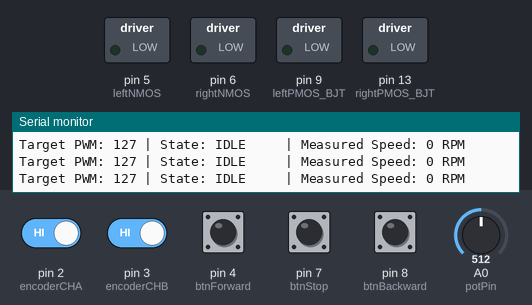
This sketch was run on a simulated Arduino Uno, built with avr-gcc and run on an emulated ATmega328P. Shown: switched loads named in the sketch (green lamp = pin HIGH), the last lines printed to the serial monitor. Inputs (shaded band) come from the test bench; at power-on: pin 2 (encoderCHA), pin 3 (encoderCHB), pin 4 (btnForward), pin 7 (btnStop), pin 8 (btnBackward) HIGH, A0 (potPin) = 512.

Above: at 1.2 s.
1.3 s: pin 4 (btnForward) pulled LOW for 0.15 s
At 1.8 s:
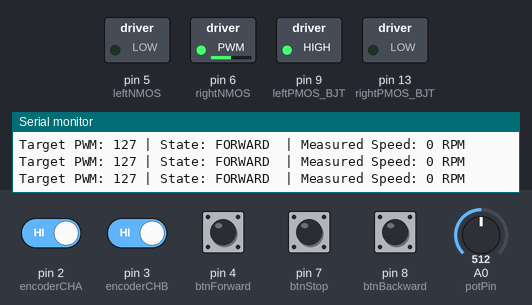
2.9 s: A0 (potPin) set to 1023
11.9 s: A0 (potPin) set to 306
14.9 s: pin 8 (btnBackward) pulled LOW for 1 s
At 16.8 s:
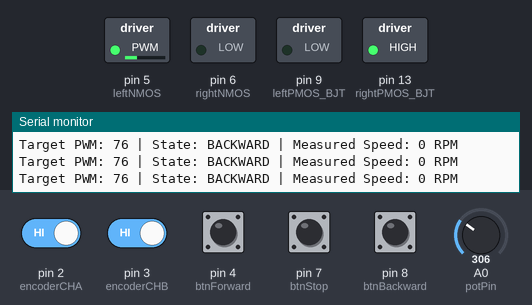
17.9 s: pin 7 (btnStop) pulled LOW for 0.15 s
At 20.31 s:
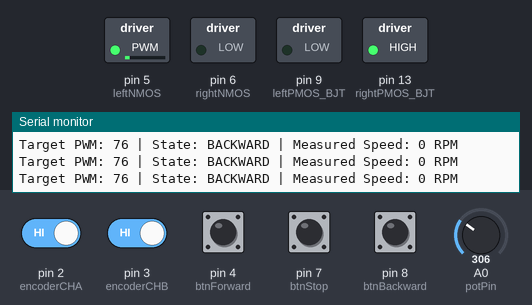
20.9 s: pin 4 (btnForward) pulled LOW for 1 s
At 22.8 s:
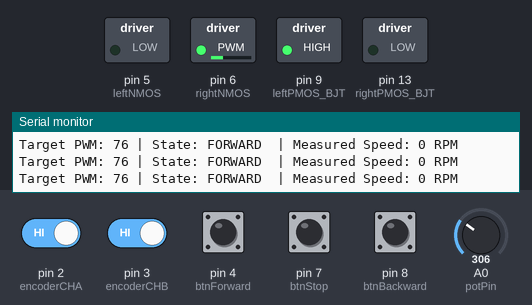
Timing chart, 0 to 24.3 s (numbered marks = the images above; inputs shaded):
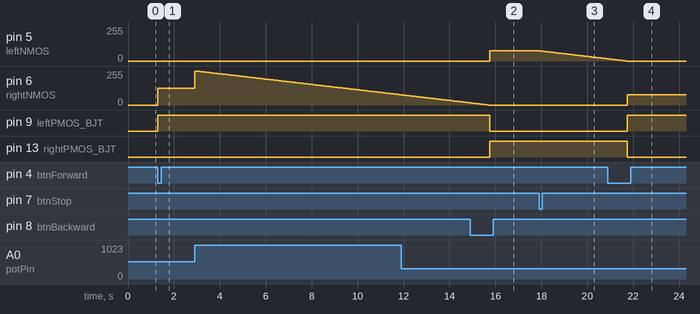

The sketch:

Hbridge_main_raw.ino
```cpp
// =====================================================
// EEE-4202 INDUSTRIAL ELECTRONICS & DRIVES
// SYMMETRIC PINOUT: LEFT DRIVERS (12/11), RIGHT DRIVERS (3/2)
// ENCODERS ON D6/D5 (PIN CHANGE INTERRUPTS)
// =====================================================

// --- 1. DRIVER PINS (SYMMETRIC LEFT/RIGHT) ---
const int leftPMOS_BJT  = 9; // Left High-Side BJT Level Shifter
const int leftNMOS      = 5; // Left Low-Side NMOS PWM

const int rightPMOS_BJT = 13;  // Right High-Side BJT Level Shifter
const int rightNMOS     = 6;  // Right Low-Side NMOS PWM

// --- 2. MIDDLE LOGIC PINS (BUTTONS & ENCODERS) ---
const int btnForward  = 4;
const int btnStop     = 7;
const int btnBackward = 8;

const int encoderCHA  = 2;    // Encoder Channel A (Pin Change INT)
const int encoderCHB  = 3;    // Encoder Channel B (Pin Change INT)

// --- 3. SEPARATE ANALOG INPUT ---
const int potPin      = A0;   // Speed Target Reference

// --- CONTROL CONSTANTS & SYSTEM STATE ---
const int maxSafePWM = 244;
enum MotorState { IDLE, FORWARD, BACKWARD };
MotorState systemState = IDLE;

int targetSpeedPWM = 0;
int currentSpeedPWM = 0;

volatile long pulseCount = 0;
unsigned long lastObserverCheck = 0;
const unsigned long sampleInterval = 100; // 100ms telemetry window

// Function Prototypes
void gradualDeceleration();
void allPinsLow();

// ================= SETUP =================
void setup() {
  Serial.begin(9600);
  Serial.println("--- Symmetric H-Bridge Control (Encoders D6/D5) Active ---");

  // Output Drivers
  pinMode(leftPMOS_BJT, OUTPUT);
  pinMode(leftNMOS, OUTPUT);
  pinMode(rightPMOS_BJT, OUTPUT);
  pinMode(rightNMOS, OUTPUT);

  // Buttons (Internal Pull-ups)
  pinMode(btnForward, INPUT_PULLUP);
  pinMode(btnStop, INPUT_PULLUP);
  pinMode(btnBackward, INPUT_PULLUP);

  // Encoders (Internal Pull-ups)
  pinMode(encoderCHA, INPUT_PULLUP);
  pinMode(encoderCHB, INPUT_PULLUP);

  // Enable Pin Change Interrupts on D5 and D6 (Port D: PCINT21 & PCINT22)
  PCICR |= (1 << PCIE2);     // Enable PCINT2 interrupt vector (Pins D0-D7)
  PCMSK2 |= (1 << PCINT21) | (1 << PCINT22); // Enable mask for D5 and D6

  allPinsLow();
}

// ================= MAIN LOOP =================
void loop() {
  // Read Potentiometer
  int potValue = analogRead(potPin);
  targetSpeedPWM = map(potValue, 0, 1023, 0, 255);

  unsigned long currentTime = millis();

  // 100ms Observer Window for RPM Telemetry
  if (currentTime - lastObserverCheck >= sampleInterval) {
    noInterrupts();
    long currentPulses = abs(pulseCount);
    pulseCount = 0; // Clear sample window counter
    interrupts();

    long measuredRPM = 0;
    if (systemState != IDLE) {
      measuredRPM = (currentPulses * 600L) / 7L; // Standard 7 PPR formula
    }

    Serial.print("Target PWM: ");
    Serial.print(targetSpeedPWM);
    Serial.print(" | State: ");
    if (systemState == FORWARD) Serial.print("FORWARD ");
    else if (systemState == BACKWARD) Serial.print("BACKWARD");
    else Serial.print("IDLE    ");

    Serial.print(" | Measured Speed: ");
    Serial.print(measuredRPM);
    Serial.println(" RPM");

    // PWM Safety Protection
    if (targetSpeedPWM > maxSafePWM && systemState != IDLE) {
      Serial.println("!!! PWM SAFETY LIMIT EXCEEDED - BRAKING !!!");
      gradualDeceleration();
    }

    lastObserverCheck = currentTime;
  }

  // Button Inputs
  if (digitalRead(btnForward) == LOW && systemState == IDLE) {
    systemState = FORWARD;
  } else if (digitalRead(btnBackward) == LOW && systemState == IDLE) {
    systemState = BACKWARD;
  } else if (digitalRead(btnStop) == LOW && systemState != IDLE) {
    gradualDeceleration();
  }

  // H-Bridge Execution
  switch (systemState) {
    case FORWARD:
      digitalWrite(leftPMOS_BJT, HIGH);
      digitalWrite(rightPMOS_BJT, LOW);
      digitalWrite(leftNMOS, LOW);

      currentSpeedPWM = targetSpeedPWM;
      analogWrite(rightNMOS, currentSpeedPWM); // Output to D2
      break;

    case BACKWARD:
      digitalWrite(leftPMOS_BJT, LOW);
      digitalWrite(rightPMOS_BJT, HIGH);
      digitalWrite(rightNMOS, LOW);

      currentSpeedPWM = targetSpeedPWM;
      analogWrite(leftNMOS, currentSpeedPWM); // Output to D11
      break;

    case IDLE:
      allPinsLow();
      break;
  }
}

// ================= PIN CHANGE INTERRUPT SERVICE ROUTINE =================
ISR(PCINT2_vect) {
  static int lastEncoded = 0;
  int MSB = digitalRead(encoderCHA);
  int LSB = digitalRead(encoderCHB);

  int encoded = (MSB << 1) | LSB;
  int sum = (lastEncoded << 2) | encoded;

  if (sum == 0b1101 || sum == 0b0100 || sum == 0b0010 || sum == 0b1011) pulseCount++;
  if (sum == 0b1110 || sum == 0b1000 || sum == 0b0001 || sum == 0b0111) pulseCount--;

  lastEncoded = encoded;
}

// ================= SAFETY FUNCTIONS =================
void gradualDeceleration() {
  for (int speed = currentSpeedPWM; speed >= 0; speed--) {
    if (systemState == FORWARD) analogWrite(rightNMOS, speed);
    else if (systemState == BACKWARD) analogWrite(leftNMOS, speed);
    delay(50);
  }
  currentSpeedPWM = 0;
  systemState = IDLE;
  allPinsLow();
}

void allPinsLow() {
  digitalWrite(leftPMOS_BJT, LOW);
  digitalWrite(leftNMOS, LOW);
  digitalWrite(rightPMOS_BJT, LOW);
  digitalWrite(rightNMOS, LOW);
}
```

Measured:
- after the input at 1.3 s, pin 6 (rightNMOS): 0/255 → 127/255 at once; pin 9 (leftPMOS_BJT): LOW → HIGH at once
- after the input at 14.9 s, pin 5 (leftNMOS): 0/255 → 76/255 after 0.85 s; pin 13 (rightPMOS_BJT): LOW → HIGH after 0.84 s
- after the input at 17.9 s, pin 5 (leftNMOS): moves from 76/255 to 17/255 over 2.9 s, starting after 0.05 s
- after the input at 20.9 s, pin 6 (rightNMOS): 0/255 → 76/255 after 0.85 s; pin 9 (leftPMOS_BJT): LOW → HIGH after 0.85 s
